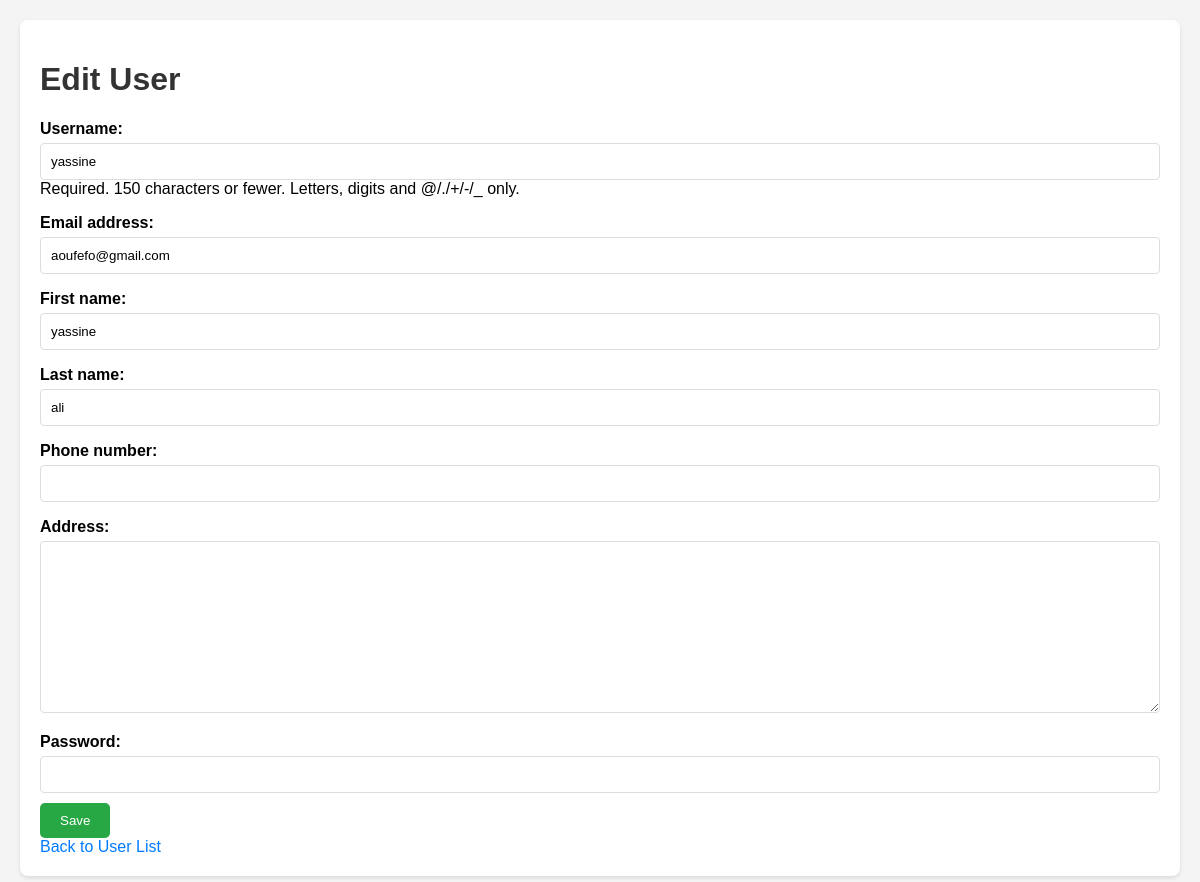
/users/3/edit/, run on the app's committed database.
### rental_app/models.py (models this page shows, shortened)
class User(AbstractUser):
    phone_number = models.CharField(max_length=20, blank=True, null=True)
    address = models.TextField(blank=True, null=True)

### rental_app/views.py (the view)
# urls.py: path("users/<int:pk>/edit/", UserUpdateView.as_view(), name="user_update"),
class UserUpdateView(UpdateView):
    model = User
    form_class = UserForm
    template_name = 'rental_app/user_form.html'
    success_url = reverse_lazy('user_list')

### rental_app/forms.py
class UserForm(forms.ModelForm):
    class Meta:
        model = User
        fields = ["username", "email", "first_name", "last_name", "phone_number", "address", "password"]
        widgets = {
            "password": forms.PasswordInput()
        }

### rental_app/templates/rental_app/user_form.html (shortened to what this page needs)
{% extends 'rental_app/base.html' %}
{% block content %}
    <h1>{% if form.instance.pk %}Edit{% else %}Add{% endif %} User</h1>
    <form method="post">
        {{ form.as_p }}
        <button type="submit">Save</button>
    </form>
    <a href="{% url 'user_list' %}">Back to User List</a>
{% endblock %}

### rental_app/templates/rental_app/base.html (style rules this page uses)
body { font-family: Arial, sans-serif; margin: 20px; background-color: #f4f4f4; }
h1, h2 { color: #333; }
a { text-decoration: none; color: #007bff; }
form { margin-top: 20px; }
form p { margin-bottom: 10px; }
form label { display: block; margin-bottom: 5px; font-weight: bold; }
form input[type="text"], form input[type="email"], form input[type="password"], form input[type="number"], form input[type="date"], form select, form textarea { width: calc(100% - 22px); padding: 10px; border: 1px solid #ddd; border-radius: 4px; }
form button { background-color: #28a745; color: white; padding: 10px 20px; border: none; border-radius: 5px; cursor: pointer; }

### data on the page
User: username "yassine", email "aoufefo@gmail.com", first_name "yassine", last_name "ali"
